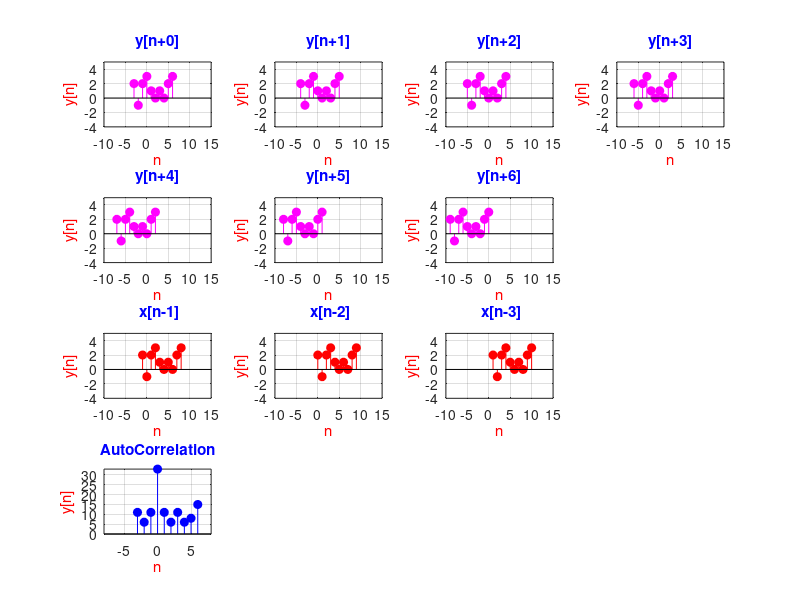

The MATLAB script that drew this image:
n=-3:6;
x=[2,-1,2,3,1,0,1,0,2,3];
sum1=0;
ls=[];
plus=[];
minus=[];
for i=1:7
    subplot(4,4,i);
    stem(n,x,'m','filled');
    xlabel('n','Color','r');
    ylabel('y[n]','Color','r');
    title(sprintf('y[n+%d]',i-1),'color','b');
    axis([-10 15 -4 5]);
    grid ;
    sum=0;
    for cc=1:11-i
        sum=sum+x(cc).*x(cc+i-1); 
    end 
    disp((sprintf("x[n]*x[n+%d] = %d",i-1,sum)));
    ls=[ls,sum];
    sum=0;
    n = -3-i:6-i;
end 
  
n=-3:6;
x=[2,-1,2,3,1,0,1,0,2,3];
for i=2:4
    n = -3+i:6+i;
    subplot(4,4,i+7);
    stem(n,x,'r','filled');
    xlabel('n','Color','r');
    ylabel('y[n]','Color','r');
    title(sprintf(' x[n-%d]',i-1),'color','b');
    axis([-10 15 -4 5]);
    grid ;
    sum=0;
    for cc=1:11-i
        sum=sum+x(cc+i-1).*x(cc); 
    end 
    disp((sprintf("x[n]*x[n-%d] = %d",i-1,sum)));
        
    plus=[plus,sum];
    sum=0;  
end 


b=flip(plus);
minus=[minus,b];
minus=[minus,ls];
disp(minus)



n=-3:6;
subplot(4,4,13)
stem(n,minus,'b','filled');
xlabel('n','Color','r');
ylabel('y[n]','Color','r');
title('AutoCorrelation','color','b')
axis([-8 8 -inf inf]);
grid ;

    




